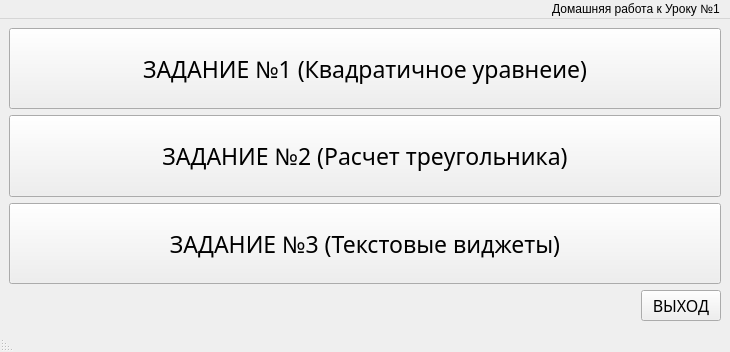
<?xml version="1.0" encoding="UTF-8"?>
<ui version="4.0">
 <class>MainWindow</class>
 <widget class="QMainWindow" name="MainWindow">
  <property name="geometry">
   <rect>
    <x>0</x>
    <y>0</y>
    <width>730</width>
    <height>352</height>
   </rect>
  </property>
  <property name="windowTitle">
   <string>MainWindow</string>
  </property>
  <property name="layoutDirection">
   <enum>Qt::RightToLeft</enum>
  </property>
  <widget class="QWidget" name="centralwidget">
   <layout class="QVBoxLayout" name="verticalLayout">
    <item>
     <widget class="QPushButton" name="pushButton">
      <property name="sizePolicy">
       <sizepolicy hsizetype="Preferred" vsizetype="Preferred">
        <horstretch>0</horstretch>
        <verstretch>0</verstretch>
       </sizepolicy>
      </property>
      <property name="font">
       <font>
        <family>Noto Sans TC Regular</family>
        <pointsize>17</pointsize>
       </font>
      </property>
      <property name="text">
       <string>ЗАДАНИЕ №1 (Квадратичное уравнеие)</string>
      </property>
     </widget>
    </item>
    <item>
     <widget class="QPushButton" name="pushButton_2">
      <property name="sizePolicy">
       <sizepolicy hsizetype="Preferred" vsizetype="Preferred">
        <horstretch>0</horstretch>
        <verstretch>0</verstretch>
       </sizepolicy>
      </property>
      <property name="font">
       <font>
        <family>Noto Sans TC Regular</family>
        <pointsize>17</pointsize>
       </font>
      </property>
      <property name="text">
       <string>ЗАДАНИЕ №2 (Расчет треугольника)</string>
      </property>
     </widget>
    </item>
    <item>
     <widget class="QPushButton" name="pushButton_3">
      <property name="sizePolicy">
       <sizepolicy hsizetype="Preferred" vsizetype="Preferred">
        <horstretch>0</horstretch>
        <verstretch>0</verstretch>
       </sizepolicy>
      </property>
      <property name="font">
       <font>
        <family>Noto Sans TC Regular</family>
        <pointsize>17</pointsize>
       </font>
      </property>
      <property name="text">
       <string>ЗАДАНИЕ №3 (Текстовые виджеты)</string>
      </property>
     </widget>
    </item>
    <item>
     <widget class="QPushButton" name="pushButton_4">
      <property name="sizePolicy">
       <sizepolicy hsizetype="Fixed" vsizetype="Fixed">
        <horstretch>0</horstretch>
        <verstretch>0</verstretch>
       </sizepolicy>
      </property>
      <property name="font">
       <font>
        <family>Noto Sans TC Regular</family>
        <pointsize>12</pointsize>
       </font>
      </property>
      <property name="layoutDirection">
       <enum>Qt::RightToLeft</enum>
      </property>
      <property name="text">
       <string>ВЫХОД</string>
      </property>
     </widget>
    </item>
   </layout>
  </widget>
  <widget class="QMenuBar" name="menubar">
   <property name="geometry">
    <rect>
     <x>0</x>
     <y>0</y>
     <width>730</width>
     <height>20</height>
    </rect>
   </property>
   <widget class="QMenu" name="menu_1">
    <property name="title">
     <string>Домашняя работа к Уроку №1</string>
    </property>
   </widget>
   <addaction name="menu_1"/>
  </widget>
  <widget class="QStatusBar" name="statusbar"/>
 </widget>
 <resources/>
 <connections/>
</ui>
